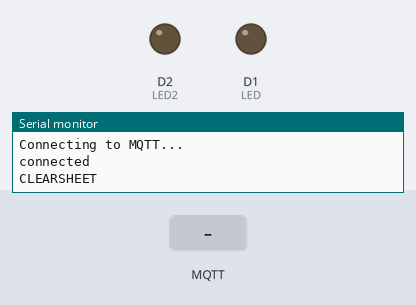
Recording of a sketch running on a simulated ESP8266 (NodeMCU). Parts: output pins drawn as LEDs (lit = HIGH), the last lines printed to the serial monitor. The inputs (shaded band) are chosen by the test bench. WiFi joins after 1.5 s; servers stay silent unless stated; no MQTT or app messages arrive unless stated.

Above: at 2.7 s.
2.8 s: MQTT message "1" arrives on the first subscribed topic
At 3.4 s:
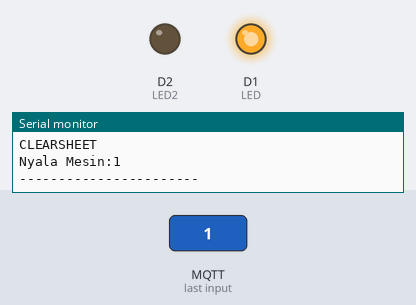
4.3 s: MQTT message "1" arrives on the second subscribed topic
At 5.5 s:
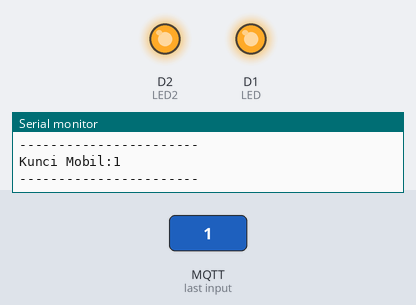
5.8 s: MQTT message "/toyota/enginestart" arrives on the first subscribed topic
At 6.9 s:
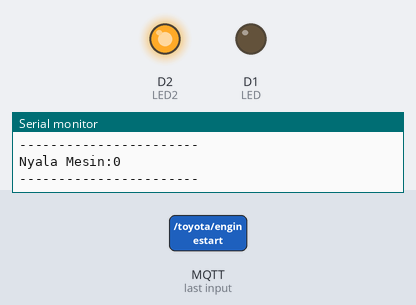
7.3 s: MQTT message "/toyota/enginestart" arrives on the second subscribed topic
At 8.0 s:
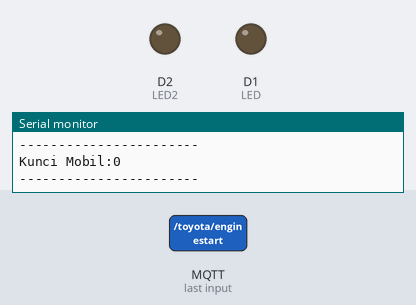
Timing chart, 0 to 9.8 s (numbered marks = the images above; inputs shaded):
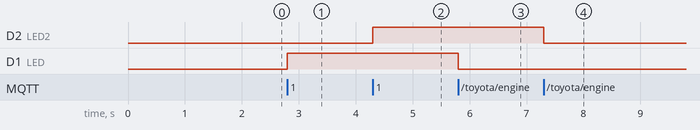

Measured:
- after the input at 2.8 s, D1 (LED): LOW → HIGH at once
- after the input at 4.3 s, D2 (LED2): LOW → HIGH at once
- after the input at 5.8 s, D1 (LED): HIGH → LOW at once
- after the input at 7.3 s, D2 (LED2): HIGH → LOW at once

The sketch:

TOYOTAHACKTON.ino
```cpp
#include <ESP8266WiFi.h>
#include <PubSubClient.h>


String s = "";

#define LED D1            // Led in NodeMCU at pin GPIO16 (D0).


//////////////MQTT SETTING/////////////////////////////////////////////////////
const char* ssid = "iPhone 4s"; // Enter your WiFi name
const char* password =  "qqqqwwww"; // Enter WiFi password
const char* mqttServer = "soldier.cloudmqtt.com";
const int mqttPort = 16197;
const char* mqttUser = "hrcifacm";
const char* mqttPassword = "ixse1PUM6I9j";
int monster;
int LED2=4;
int enginestart, lock;

WiFiClient espClient;
PubSubClient client(espClient);
///////////////////////////////////////////////////////////////////

////////////////////////DOMAIN POMPA MIKROKONTROL//////////////////////////
//inisialisasi pin

 //////////////////////////////////////////////////
void setup() {

  Serial.begin(115200);


pinMode(LED, OUTPUT);    // LED pin as output.
pinMode(LED2, OUTPUT);    // LED pin as output.
  WiFi.begin(ssid, password);

  while (WiFi.status() != WL_CONNECTED) {
    delay(500);
    Serial.println("Connecting to WiFi..");
  }
  Serial.println("Connected to the WiFi network");

  client.setServer(mqttServer, mqttPort);
  client.setCallback(callback);

  while (!client.connected()) {
    Serial.println("Connecting to MQTT...");

    if (client.connect("ESP8266Client", mqttUser, mqttPassword )) {

      Serial.println("connected");

    } else {

      Serial.print("failed with state ");
      Serial.print(client.state());
      delay(2000);

    }
  }

   //Topic name
  client.subscribe("/toyota/enginestart");
  client.subscribe("/toyota/lock");
///////////////////////////////////////////////////////////

    Serial.println("CLEARSHEET"); // clears sheet starting at row 1


////////////////////////////////////////////////////////////////
}

void callback(char* topic, byte* payload, unsigned int length) {


  for (int i = 0; i < 1; i++) {


      if (strcmp(topic,"/toyota/enginestart")==0) {
    int mytopic = atoi (topic);
payload[length] = '\0';
enginestart = atof( (const char *) payload);
     Serial.print("Nyala Mesin:");
         Serial.print(enginestart);

     }


      if (strcmp(topic,"/toyota/lock")==0) {
      int mytopic = atoi (topic);
payload[length] = '\0';
lock = atof( (const char *) payload);
     Serial.print("Kunci Mobil:");
         Serial.print(lock);
     }


  }

  Serial.println();
  Serial.println("-----------------------");

}
float diff = 1.0;
bool checkBound(float newValue, float prevValue, float maxDiff) {
  return !isnan(newValue) &&
         (newValue < prevValue - maxDiff || newValue > prevValue + maxDiff);

         float jarakreall;


    }


void loop() {
  client.loop();
nyalamesin();
kuncimobil();
}

void nyalamesin()

{
if (enginestart==1)
{
  digitalWrite(LED, HIGH);
  }
  else if (enginestart==0)
  {
    digitalWrite(LED, LOW);
    }
  }


void kuncimobil()

{
  if (lock==1)
{
  digitalWrite(LED2, HIGH);
  }
  else if (lock==0)
  {
    digitalWrite(LED2, LOW);
    }
  }
```
